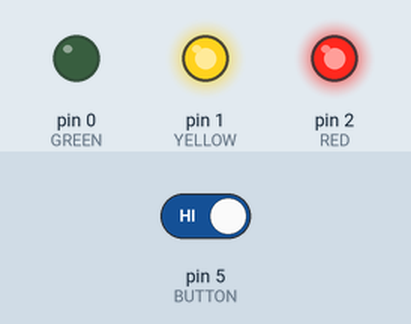
A sketch run on a simulated Arduino Uno, built with avr-gcc and run on an emulated ATmega328P. Shown: output pins drawn as LEDs (lit = HIGH). Inputs (shaded band) come from the test bench; at power-on: pin 5 (BUTTON) HIGH.

Above: at 10.8 s.
10.9 s: pin 5 (BUTTON) driven LOW
At 11.4 s:
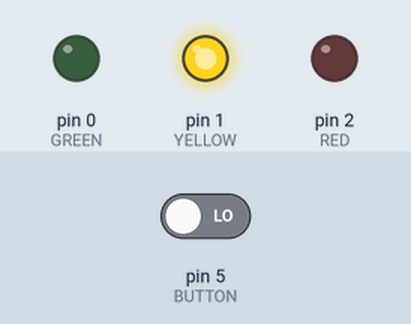
At 15.9 s:
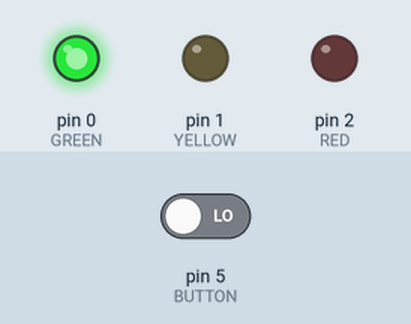
16.9 s: pin 5 (BUTTON) driven HIGH
At 19.6 s:
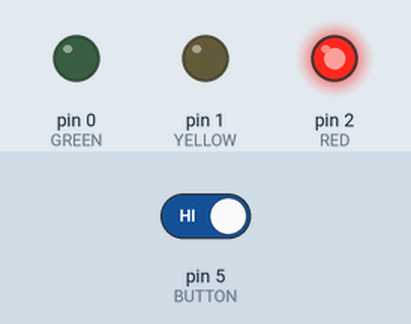
Timing chart, 0 to 33.7 s (numbered marks = the images above; inputs shaded):
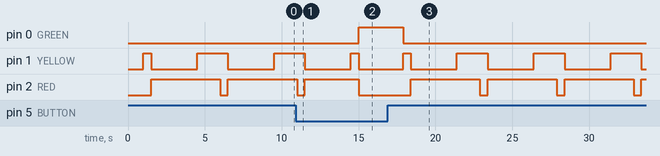

The sketch:

EX2.ino
```cpp
int switchState = LOW;

#define GREEN 0
#define YELLOW 1
#define RED 2
#define BUTTON 5

void setup() {
  // initialize digital pin LED_BUILTIN as an output.
  pinMode(GREEN, OUTPUT);
  pinMode(YELLOW, OUTPUT);
  pinMode(RED, OUTPUT);
  pinMode(BUTTON, INPUT);
}

// the loop function runs over and over again forever
void loop() {
  switchState = digitalRead(BUTTON);

  if (switchState == LOW) {
    digitalWrite(GREEN, HIGH);
    digitalWrite(YELLOW, LOW);
    digitalWrite(RED, LOW);
  } else {
    delay(1000);
    digitalWrite(GREEN, LOW);
    digitalWrite(YELLOW, HIGH);
    digitalWrite(RED, LOW);

    delay(500);

    digitalWrite(YELLOW, LOW);
    digitalWrite(RED, HIGH);

    delay(3000);

    digitalWrite(YELLOW, HIGH);

    delay(500);
  }
}
```

Measured:
- after the input at 10.9 s, pin 0 (GREEN): LOW → HIGH after 4.1 s
- after the input at 16.9 s, pin 0 (GREEN): HIGH → LOW after 1.0 s; pin 1 (YELLOW): LOW → HIGH after 1.0 s, then repeats every 5.0 s: LOW 3.0 s, HIGH 2.0 s; pin 2 (RED): alternates HIGH for 4.5 s and LOW for 0.50 s, starting after 1.5 s
